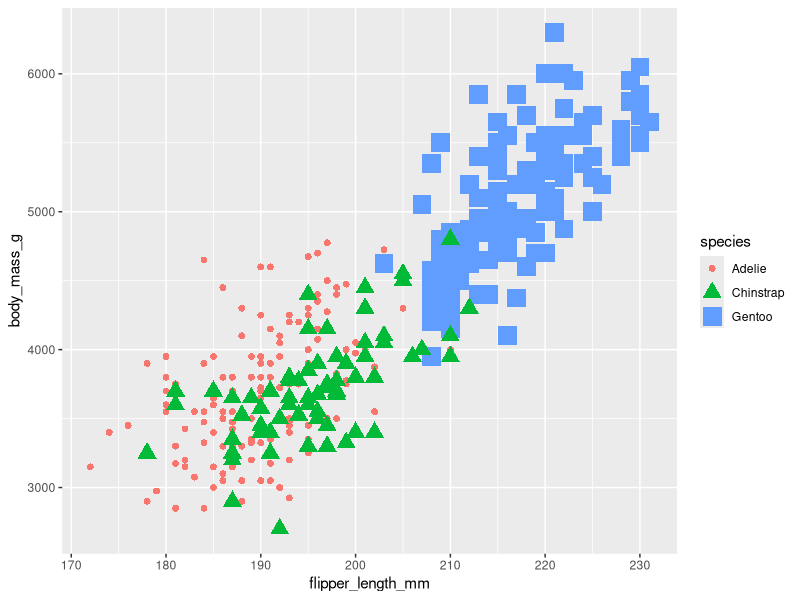

This figure's R source:
#Loading Libraries
library(ggplot2)
library(palmerpenguins)

#Loading Data
data("penguins")

#Viewing Data
View(penguins)

#Making a Plot
ggplot(data = penguins) + 
  geom_point(mapping = aes(x = flipper_length_mm, y = body_mass_g, 
                           shape=species, color=species,
                           size=species))